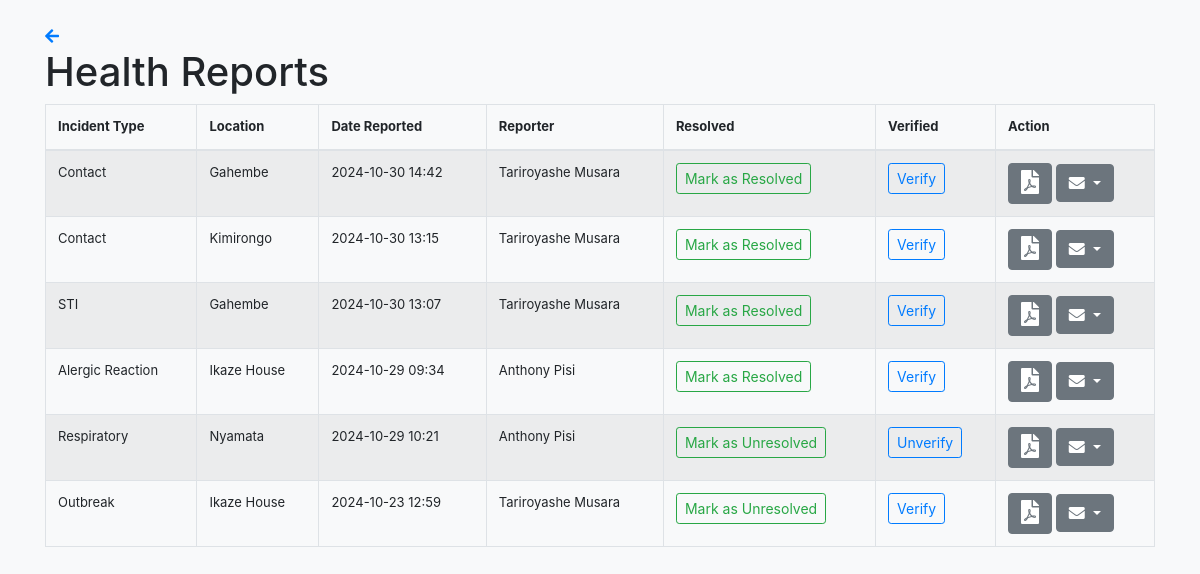
/view_reports/ (signed in), run on an earlier commit of the app's database.
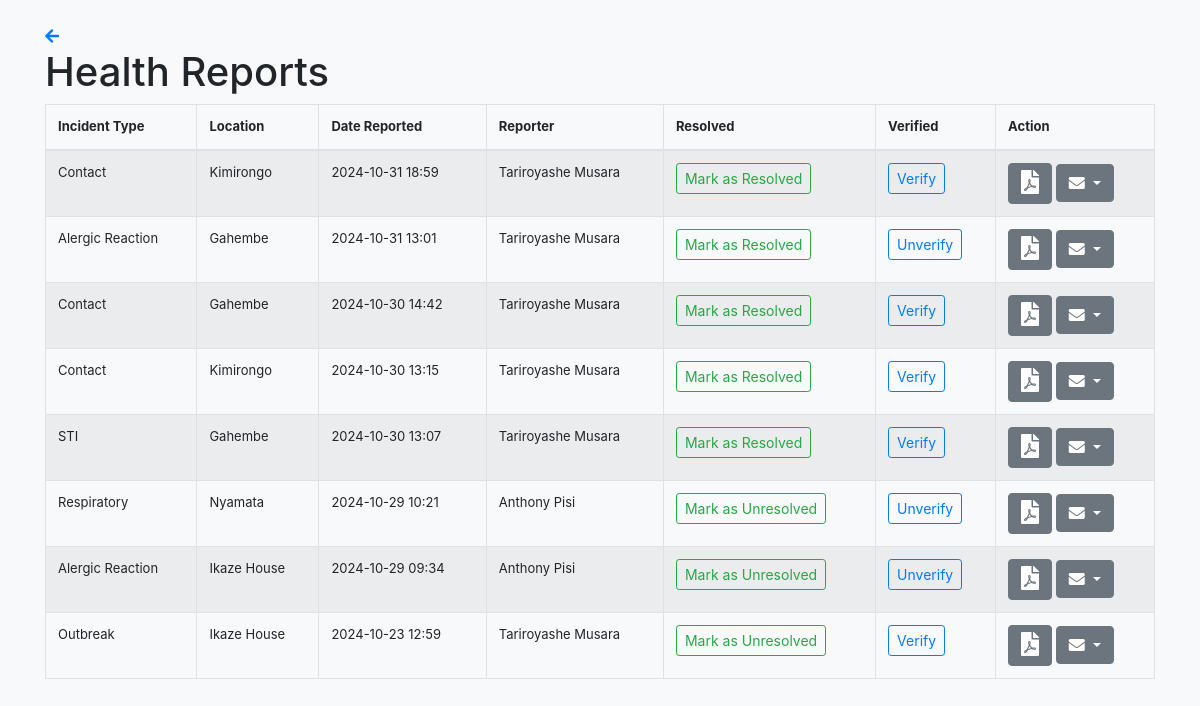
And on a later commit of the database.
### reports/models.py (models this page shows, shortened)
class HealthReport(models.Model):
    user = models.ForeignKey(User, on_delete=models.SET_NULL, null=True, blank=True)
    incident_type = models.ForeignKey(IncidentType, on_delete=models.CASCADE)
    symptoms = models.ManyToManyField(Symptom)
    location = models.ForeignKey(Location, on_delete=models.CASCADE)
    description = models.TextField()
    date_reported = models.DateTimeField(auto_now_add=True)
    resolved = models.BooleanField(default=False)
    is_verified = models.BooleanField(default=False)

class IncidentType(models.Model):
    name = models.CharField(max_length=50)
    description = models.TextField(blank=True)

class Location(models.Model):
    name = models.CharField(max_length=100)
    latitude = models.DecimalField(max_digits=9, decimal_places=6)
    longitude = models.DecimalField(max_digits=9, decimal_places=6)

### reports/views.py (the view)
# urls.py: path('view_reports/', views.view_reports, name='view_reports'),
@login_required
def view_reports(request):
    reports = HealthReport.objects.all().order_by('resolved', '-date_reported')
    return render(request, 'reports/view_reports.html', {'reports': reports})

### reports/templates/reports/view_reports.html (shortened to what this page needs)
{% load static %}
<!DOCTYPE html>
<html lang="en">
<head>
    <link href="https://cdnjs.cloudflare.com/ajax/libs/font-awesome/5.15.3/css/all.min.css" rel="stylesheet">
    <link href="{% static 'css/localversionBootstrap.css' %}" rel="stylesheet">
</head>
<body class="bg-light">
    <div class="container mt-4">
        <a href="{% if user.userprofile.is_health_worker %}{% url 'health_worker_dashboard' %}{% else %}{% url 'dashboard' %}{% endif %}"
           class="back-arrow" data-toggle="tooltip" data-placement="right" title="Return to Dashboard">
           <i class="fas fa-arrow-left"></i>
        </a>
        <h1>Health Reports</h1>
        <table class="table table-bordered table-striped" style="font-size:small">
            <thead>
                <tr>
                    <th>Incident Type</th>
                    <th>Location</th>
                    <th>Date Reported</th>
                    <th>Reporter</th>
                    <th>Resolved</th>
                    <th>Verified</th>
                    <th>Action</th>
                </tr>
            </thead>
            <tbody>
                {% for report in reports %}
                <tr>
                    <td>{{ report.incident_type.name }}</td>
                    <td>{{ report.location.name }}</td>
                    <td>{{ report.date_reported|date:"Y-m-d H:i" }}</td>
                    <td>{{ report.user.get_full_name }}</td>
                    <td>
                        <button class="btn btn-sm btn-toggle btn-outline-success"
                                data-id="{{ report.id }}"
                                data-field="resolved">
                            {% if report.resolved %}Mark as Unresolved{% else %}Mark as Resolved{% endif %}
                        </button>
                    </td>
                    <td>
                        <button class="btn btn-sm btn-toggle btn-outline-primary"
                                data-id="{{ report.id }}"
                                data-field="is_verified">
                            {% if report.is_verified %}Unverify{% else %}Verify{% endif %}
                        </button>
                    </td>
                    <td>
                        <a href={% url 'view_single_report' report.id %}><button class="btn btn-secondary" type="button"> <i style="font-size:24px" class="fa">&#xf1c1;</i></button></a>
                            <button style="size:20px;" class="btn btn-secondary dropdown-toggle" type="button"
                                    id="contactDropdown{{ report.id }}" data-bs-toggle="dropdown"
                                    aria-expanded="false" style="font-size:20px;">
                                <i class="fas fa-envelope"></i>
                            </button>
                    </td>
                </tr>
                {% empty %}
                <tr>
                    <td colspan="7" class="text-center">No reports available.</td>
                </tr>
                {% endfor %}
            </tbody>
        </table>
    </div>
</body>
</html>

What changed in the data, as far as the page shows it:
added HealthReport: incident_type.name "Contact", location.name "Kimirongo", date_reported "2024-10-31 18:59", user.get_full_name "Tariroyashe Musara", resolved "Mark as Resolved", is_verified "Verify"
added HealthReport: incident_type.name "Alergic Reaction", location.name "Gahembe", date_reported "2024-10-31 13:01", user.get_full_name "Tariroyashe Musara", resolved "Mark as Resolved", is_verified "Unverify"
shown differently, row unchanged: HealthReport "Respiratory": moves up the list
changed HealthReport (number 7 of 8 on the later page): resolved "Mark as Resolved" → "Mark as Unresolved"; is_verified "Verify" → "Unverify"
